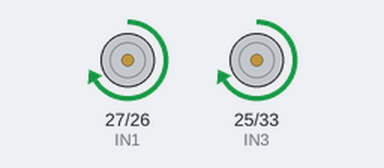
A sketch run on a simulated ESP32. On the bench: motor-driver pin pairs drawn as motors (green arrow = first pin HIGH = forward, orange = second pin HIGH = backward, longer = more drive, scaled by the enable pin).

Above: at 1.5 s.
At 5.5 s:
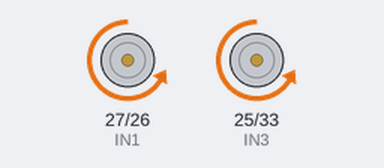
At 8.0 s:
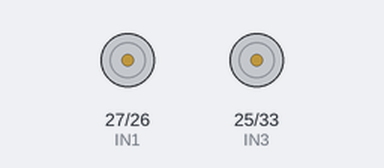
Timing chart, 0 to 11.7 s (numbered marks = the images above):
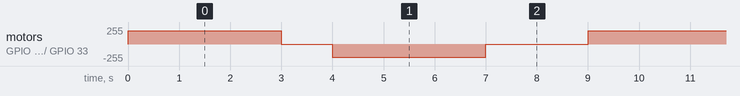

Measured:
- by itself, motor on GPIO 27 (IN1) / GPIO 26 (IN2), motor on GPIO 25 (IN3) / GPIO 33 (IN4): repeats every 9.0 s: stopped 1.0 s, backward 200/255 3.0 s, stopped 2.0 s, forward 200/255 3.0 s

The sketch:

motor_driver_module.ino
```cpp
#define ENA 14
#define IN1 27
#define IN2 26
#define IN3 25
#define IN4 33
#define ENB 32

void setup() {
  pinMode(ENA, OUTPUT); pinMode(ENB, OUTPUT);
  pinMode(IN1, OUTPUT); pinMode(IN2, OUTPUT);
  pinMode(IN3, OUTPUT); pinMode(IN4, OUTPUT);

  analogWrite(ENA, 200);
  analogWrite(ENB, 200);
}

void loop() {
  digitalWrite(IN1, HIGH); digitalWrite(IN2, LOW);
  digitalWrite(IN3, HIGH); digitalWrite(IN4, LOW);
  delay(3000);

  digitalWrite(IN1, LOW); digitalWrite(IN2, LOW);
  digitalWrite(IN3, LOW); digitalWrite(IN4, LOW);
  delay(1000);

  digitalWrite(IN1, LOW); digitalWrite(IN2, HIGH);
  digitalWrite(IN3, LOW); digitalWrite(IN4, HIGH);
  delay(3000);

  digitalWrite(IN1, LOW); digitalWrite(IN2, LOW);
  digitalWrite(IN3, LOW); digitalWrite(IN4, LOW);
  delay(2000);
}
```
